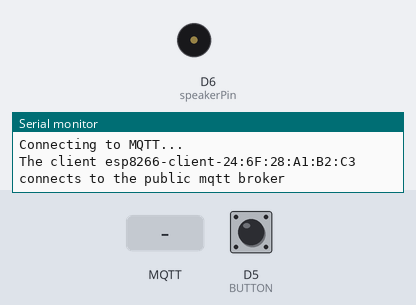
Bench run of a sketch on a simulated ESP8266 (Wemos D1 mini). On the bench: buzzer (waves = sounding, pin HIGH), the last lines printed to the serial monitor. The test bench sets the inputs (shaded band); at power-on: D5 (BUTTON) HIGH. WiFi joins after 1.5 s; servers stay silent unless stated; no MQTT or app messages arrive unless stated.

Above: at 3.0 s.
3.1 s: MQTT message "1" arrives on the first subscribed topic
At 4.4 s:
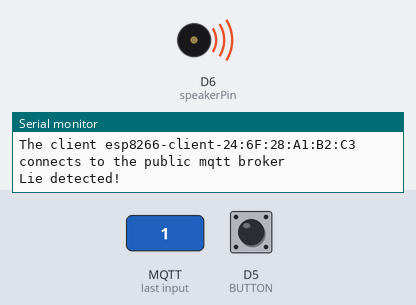
10.2 s: MQTT message "0" arrives on the first subscribed topic
At 12.5 s:
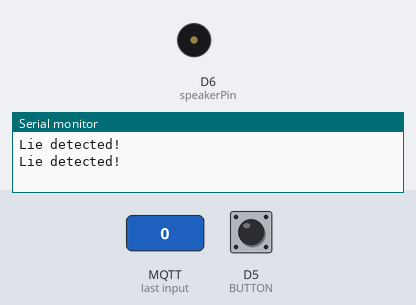
13.2 s: MQTT message "2" arrives on the first subscribed topic
At 14.5 s:
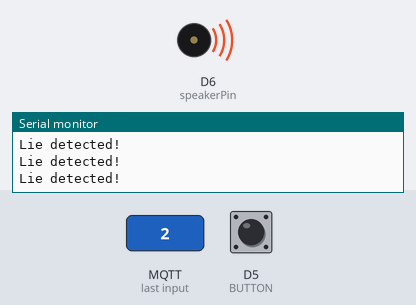
Timing chart, 0 to 16.7 s (numbered marks = the images above; inputs shaded):
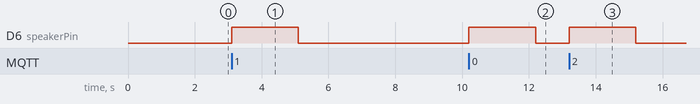

Measured:
- after the input at 3.1 s, D6 (speakerPin): LOW → HIGH at once, → LOW 2.0 s later
- after the input at 10.2 s, D6 (speakerPin): LOW → HIGH at once, → LOW 2.0 s later
- after the input at 13.2 s, D6 (speakerPin): LOW → HIGH at once, → LOW 2.0 s later

The sketch:

buzzer_and_trigger.ino
```cpp
#include <ESP8266WiFi.h>
#include <ESP8266HTTPClient.h>
#include <WiFiClient.h>
#include <PubSubClient.h>

// Button Sensor
#define BUTTON D5
#define speakerPin D6

// WiFi
const char* ssid = "kynapy";
const char* password = "KYNAPY123";

const char* mqtt_broker = "cs3237-v6b8lpphitxf.cedalo.cloud";
const char* topic = "CS3237/Group_22/start";
const int mqtt_port = 1883;

volatile byte state = LOW;
volatile static unsigned long last_isr_time = 0;

WiFiClient espClient;
PubSubClient client(espClient);

IRAM_ATTR void toggle() {
  unsigned long interrupt_time = millis();
  if (interrupt_time - last_isr_time > 200) {
    if (!state){
      client.publish(topic, "start");
      Serial.println("Reading start");
    } else {
      client.publish(topic, "stop");
      Serial.println("Reading stop");
    }
    state = !state;
    Serial.println("Button pressed");
    last_isr_time = interrupt_time;
  }
}

void callback(char* topic, byte* payload, unsigned int length) {
  buzz();
}

void connectToWifi() {
  WiFi.begin(ssid, password);
  while (WiFi.status() != WL_CONNECTED) {
    delay(500);
    Serial.println("Connecting to WiFi...");
  }
  Serial.print("Connected to: ");
  Serial.println(ssid);
  Serial.print("IP address: ");
  Serial.println(WiFi.localIP());
}

void connectToMqtt() {
  Serial.println("Connecting to MQTT...");
  client.setServer(mqtt_broker, mqtt_port);
  client.setCallback(callback);
  while (!client.connected()) {
    String client_id = "esp8266-client-";
    client_id += String(WiFi.macAddress());
    Serial.printf("The client %s connects to the public mqtt broker\n", client_id.c_str());
    if (client.connect(client_id.c_str(), "test", "testing")) {
      delay(200);
    } else {
      Serial.print("failed with state ");
      Serial.println(client.state());
      delay(2000);
    }
  }
}

void setup() {
  // put your setup code here, to run once:
  Serial.begin(9600);
  connectToWifi();
  connectToMqtt();
  pinMode(speakerPin, OUTPUT);
  pinMode(BUTTON, INPUT_PULLUP);
  attachInterrupt(digitalPinToInterrupt(BUTTON),toggle, RISING);
  client.subscribe("CS3237/Group_22/lie");
}

void buzz() {
  analogWrite(speakerPin,255);
  //buzzTime = millis();
  Serial.println("Lie detected!");
  delay(2000);
  analogWrite(speakerPin, 0);
}

void loop() {
  // put your main code here, to run repeatedly:
  client.loop();
}
```
